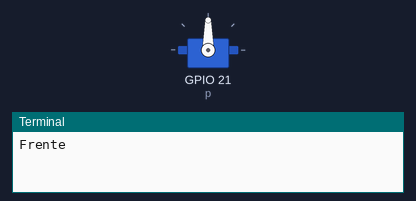
The program below on a simulated Raspberry Pi (BCM pin numbers). Shown: servo, the last lines printed to the terminal. Servo angles are drawn from the pulse width (0.5 ms = 0°, 2.5 ms = 180°).

Above: at 0.05 s.
At 1.5 s:
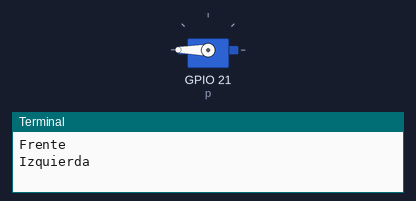
At 3.0 s:
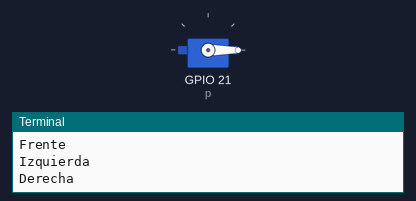
Timing chart, 0 to 6.9 s (numbered marks = the images above):
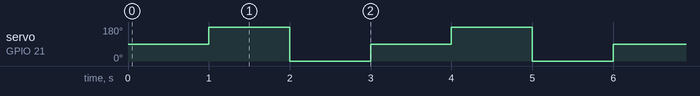

Measured:
- by itself, servo on GPIO 21 (p): repeats every 3.0 s: 0° 1.0 s, 90° 1.0 s, 180° 1.0 s

The program:

servoMotor.py
```python
import RPi.GPIO as GPIO
import time

GPIO.setmode(GPIO.BCM)

GPIO.setup(21, GPIO.OUT)
p = GPIO.PWM(21,50)
p.start(7.5)

try:
    while True:
        p.ChangeDutyCycle(7.5)
        print("Frente")
        time.sleep(1)
        p.ChangeDutyCycle(12.5)
        print("Izquierda")
        time.sleep(1)
        p.ChangeDutyCycle(2.5)
        print("Derecha")
        time.sleep(1)
except KeyboardInterrupt:
    p.stop()
    GPIO.cleanup
```
